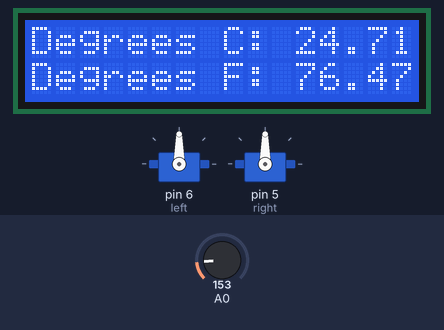
A sketch run on a simulated Arduino Uno, built with avr-gcc and run on an emulated ATmega328P. Shown: 16×2 character LCD, 2 × servo. The inputs (shaded band) are chosen by the test bench; at power-on: A0 = 153.

Above: at 1.2 s.
1.3 s: A0 set to 165
At 11.4 s:
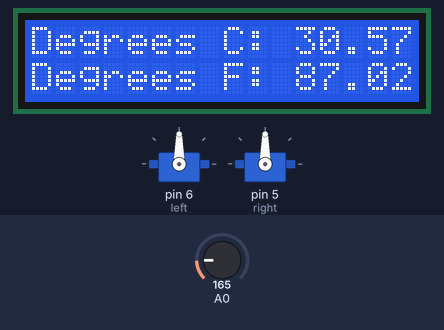
12.3 s: A0 set to 175
At 22.7 s:
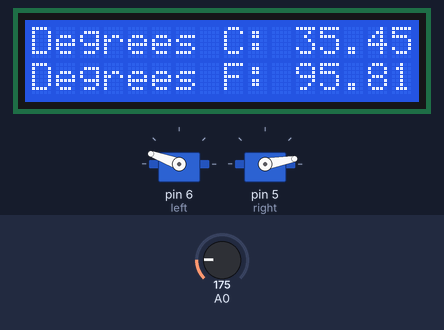
23.0 s: A0 set to 191
At 33.1 s:
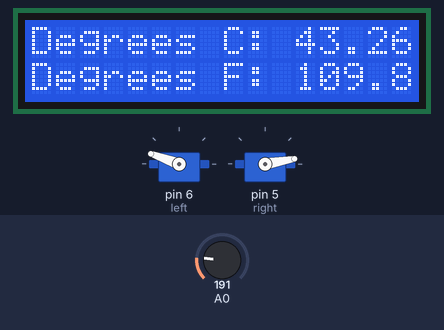
Timing chart, 0 to 34.6 s (numbered marks = the images above; inputs shaded):
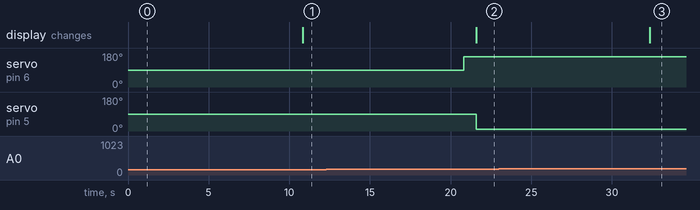

The sketch:

Heater.ino
```cpp
#include <LiquidCrystal.h>                  //the liquid crystal library contains commands for printing to the display
LiquidCrystal lcd(13, 12, 11, 10, 9, 8);    // tell the RedBoard what pins are connected to the display
#include <Servo.h>          //include the servo library


float voltage = 0;                          //the voltage measured from the TMP36
float degreesC = 0;                         //the temperature in Celsius, calculated from the voltage
float degreesF = 0;                         //the temperature in Fahrenheit, calculated from the voltage
Servo left;              //create a servo object
Servo right;              //create a servo object


void setup() {

  lcd.begin(16, 2);                         //tell the lcd library that we are using a display that is 16 characters wide and 2 characters high
  lcd.clear();                              //clear the display
  left.attach(6);                           //tell the servo object that its servo is plugged into pin 6
  right.attach(5);                          //tell the servo object that its servo is plugged into pin 6

}

void loop() {

  voltage = analogRead(A0) * 0.004882813;   //convert the analog reading, which varies from 0 to 1023, back to a voltage value from 0-5 volts
  degreesC = (voltage - 0.5) * 100.0;       //convert the voltage to a temperature in degrees Celsius
  degreesF = degreesC * (9.0 / 5.0) + 32.0; //convert the voltage to a temperature in degrees Fahrenheit

  lcd.clear();                              //clear the LCD

  lcd.setCursor(0, 0);                      //set the cursor to the top left position
  lcd.print("Degrees C: ");                 //print a label for the data
  lcd.print(degreesC);                      //print the degrees Celsius

  lcd.setCursor(0, 1);                      //set the cursor to the lower left position
  lcd.print("Degrees F: ");                 //Print a label for the data
  lcd.print(degreesF);                      //print the degrees Fahrenheit

  delay(10000);                              //delay for 1 second between each reading (this makes the display less noisy)

if (degreesF > 78) {
    left.write(160);                        // move the left servo to 160 degrees
    delay(750);                             //delay for .75 second to allow the servo arms to move out of the way
    right.write(10);                        // move the right servo to 10 degrees
  } else if (degreesF < 60) {
    left.write(10);                         // move the left servo to 10 degrees
    delay(750);                             //delay for .75 second to allow the servo arms to move out of the way
    right.write(160);                       // move the right servo to 160 degrees
  } else {
    left.write(90);                         // reset both servos to a neutral position (90 degrees)
    delay(750);                             //delay for .75 second to allow the servo arms to move out of the way
    right.write(90);
  }
}
```

Measured:
- after the input at 1.3 s, the display: changes after 9.5 s (image 1)
- after the input at 12.3 s, the display: changes after 9.3 s (image 2)
- after the input at 23.0 s, the display: changes after 9.3 s (image 3)
